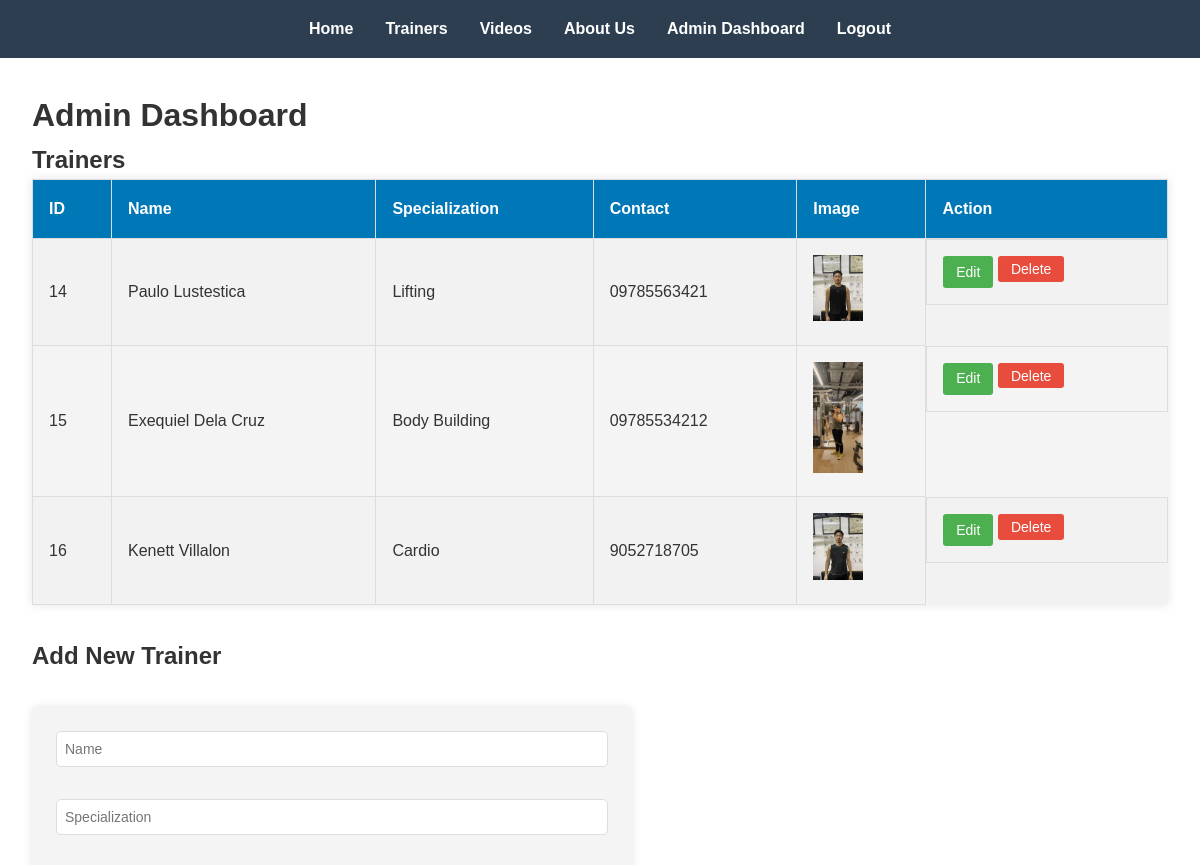
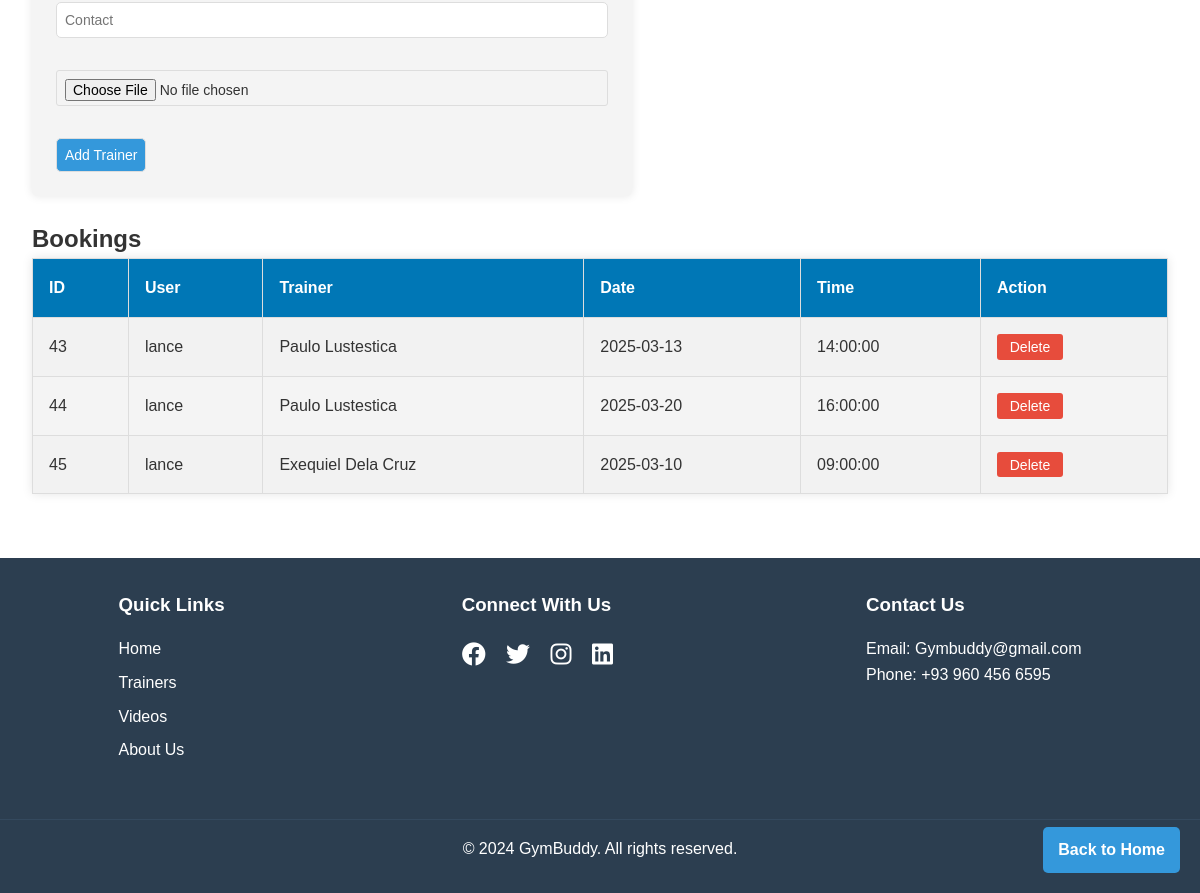
/php/admin_dashboard.php (signed in), run on the app's committed database (2 pictures, top to bottom).
### tables this page shows
CREATE TABLE `trainers` (
  `id` int(11) NOT NULL,
  `name` varchar(100) NOT NULL,
  `description` text DEFAULT NULL,
  `contact` varchar(50) DEFAULT NULL,
  `image_url` varchar(255) DEFAULT NULL,
  `specialization` varchar(255) DEFAULT NULL
);

CREATE TABLE `bookings` (
  `id` int(11) NOT NULL,
  `user_id` int(11) DEFAULT NULL,
  `trainer_id` int(11) DEFAULT NULL,
  `date` date DEFAULT NULL,
  `time` time DEFAULT NULL,
  `status` enum('pending','confirmed','cancelled') DEFAULT 'pending',
  `payment_status` varchar(20) DEFAULT 'unpaid'
);

CREATE TABLE `users` (
  `id` int(11) NOT NULL,
  `username` varchar(50) NOT NULL,
  `email` varchar(100) NOT NULL,
  `password` varchar(255) NOT NULL,
  `role` enum('user','admin','trainer') DEFAULT 'user',
  `trainer_id` int(11) DEFAULT NULL
);

### php/admin_dashboard.php (the view, shortened to what this page needs)
<?php
include 'config.php';
$edit_mode = false;
$trainer_to_edit = null;
$sql = "SELECT * FROM trainers";
$stmt = $pdo->query($sql);
$trainers = $stmt->fetchAll();
$sql = "SELECT bookings.*, users.username, trainers.name AS trainer_name
        FROM bookings
        JOIN users ON bookings.user_id = users.id
        JOIN trainers ON bookings.trainer_id = trainers.id";
$stmt = $pdo->query($sql);
$bookings = $stmt->fetchAll();
?>
<!DOCTYPE html>
<html lang="en">
<head>
    <link rel="stylesheet" href="../css/style.css">
    <link rel="stylesheet" href="https://cdnjs.cloudflare.com/ajax/libs/font-awesome/6.1.1/css/all.min.css">
</head>
<body>
    <header>
        <nav>
            <ul>
                <li><a href="../index.php">Home</a></li>
                <li><a href="../trainers.php">Trainers</a></li>
                <li><a href="../videos.php">Videos</a></li>
                <li><a href="../about.php">About Us</a></li>
                <li><a href="admin_dashboard.php">Admin Dashboard</a></li>
                <li><a href="logout.php">Logout</a></li>
            </ul>
        </nav>
    </header>
    <main class="admin-dashboard">
        <h1>Admin Dashboard</h1>
        <section>
            <h2>Trainers</h2>
            <table>
                <tr>
                    <th>ID</th>
                    <th>Name</th>
                    <th>Specialization</th>
                    <th>Contact</th>
                    <th>Image</th>
                    <th>Action</th>
                </tr>
                <?php foreach ($trainers as $trainer): ?>
                <tr>
                    <td><?php echo htmlspecialchars($trainer['id']); ?></td>
                    <td><?php echo htmlspecialchars($trainer['name']); ?></td>
                    <td><?php echo htmlspecialchars($trainer['specialization']); ?></td>
                    <td><?php echo htmlspecialchars($trainer['contact']); ?></td>
                    <td><img src="../uploads/<?php echo htmlspecialchars($trainer['image_url']); ?>" alt="<?php echo htmlspecialchars($trainer['name']); ?>" width="50"></td>
                    <td class="action-buttons">
                        <a href="?edit=<?php echo $trainer['id']; ?>" class="btn btn-edit">Edit</a>
                        <form action="" method="post" style="display: inline;">
                            <input type="submit" name="delete_trainer" value="Delete" class="btn btn-danger" onclick="return confirm('Are you sure you want to delete this trainer?');">
                        </form>
                    </td>
                </tr>
                <?php endforeach; ?>
            </table>
            <?php if ($edit_mode): ?>
                <h3>Edit Trainer</h3>
                <form action="" method="post" enctype="multipart/form-data" class="add-form">
                    <input type="hidden" name="trainer_id" value="<?php echo $trainer_to_edit['id']; ?>">
                    <input type="text" name="name" placeholder="Name" value="<?php echo htmlspecialchars($trainer_to_edit['name']); ?>" required>
                    <input type="text" name="specialization" placeholder="Specialization" value="<?php echo htmlspecialchars($trainer_to_edit['specialization']); ?>" required>
                    <input type="text" name="contact" placeholder="Contact" value="<?php echo htmlspecialchars($trainer_to_edit['contact']); ?>" required>
                    <div>
                        <p>Current Image:</p>
                        <img src="../uploads/<?php echo htmlspecialchars($trainer_to_edit['image_url']); ?>" alt="Current Image" width="100">
                    </div>
                    <input type="file" name="trainer_image" accept="image/*">
                    <p><small>Leave empty to keep current image</small></p>
                    <div>
                        <input type="submit" name="update_trainer" value="Update Trainer" class="btn">
                        <a href="admin_dashboard.php" class="btn btn-cancel">Cancel</a>
                    </div>
                </form>
            <?php else: ?>
                <h3>Add New Trainer</h3>
                <form action="" method="post" enctype="multipart/form-data" class="add-form">
                    <input type="text" name="name" placeholder="Name" required>
                    <input type="text" name="specialization" placeholder="Specialization" required>
                    <input type="text" name="contact" placeholder="Contact" required>
                    <input type="file" name="trainer_image" accept="image/*" required>
                    <input type="submit" name="add_trainer" value="Add Trainer" class="btn">
                </form>
            <?php endif; ?>
        </section>
        <section>
            <h2>Bookings</h2>
            <table>
                <tr>
                    <th>ID</th>
                    <th>User</th>
                    <th>Trainer</th>
                    <th>Date</th>
                    <th>Time</th>
                    <th>Action</th>
                </tr>
                <?php foreach ($bookings as $booking): ?>
                <tr>
                    <td><?php echo htmlspecialchars($booking['id']); ?></td>
                    <td><?php echo htmlspecialchars($booking['username']); ?></td>
                    <td><?php echo htmlspecialchars($booking['trainer_name']); ?></td>
                    <td><?php echo htmlspecialchars($booking['date']); ?></td>
                    <td><?php echo htmlspecialchars($booking['time']); ?></td>
                    <td>
                        <form action="" method="post">
                            <input type="submit" name="delete_booking" value="Delete" class="btn btn-danger" onclick="return confirm('Are you sure you want to delete this booking?');">
                        </form>
                    </td>
                </tr>
                <?php endforeach; ?>
            </table>
        </section>
    </main>
    <footer>
        <div class="footer-content">
            <div class="footer-section">
                <h3>Quick Links</h3>
                <ul>
                    <li><a href="index.php">Home</a></li>
                    <li><a href="trainers.php">Trainers</a></li>
                    <li><a href="videos.php">Videos</a></li>
                    <li><a href="about.php">About Us</a></li>
                </ul>
            </div>
            <div class="footer-section">
                <h3>Connect With Us</h3>
                <div class="social-icons">
                    <a href="#"><i class="fab fa-facebook"></i></a>
                    <a href="#"><i class="fab fa-twitter"></i></a>
                    <a href="#"><i class="fab fa-instagram"></i></a>
                    <a href="#"><i class="fab fa-linkedin"></i></a>
                </div>
            </div>
            <div class="footer-section">
                <h3>Contact Us</h3>
                <p>Email: Gymbuddy@gmail.com</p>
                <p>Phone: +93 960 456 6595</p>
            </div>
        </div>
        <div class="footer-bottom">
            <p>&copy; 2024 GymBuddy. All rights reserved.</p>
        </div>
    </footer>
    <a href="../index.php" class="back-to-home">Back to Home</a>
</body>
</html>

### css/style.css (style rules this page uses)
* { margin: 0; padding: 0; box-sizing: border-box; }
body { font-family: Arial, sans-serif; line-height: 1.6; color: #333; }
header { background-color: #2c3e50; color: #fff; padding: 1rem 0; }
nav ul { list-style-type: none; display: flex; justify-content: center; }
nav ul li { margin: 0 1rem; }
nav ul li a { color: #fff; text-decoration: none; font-weight: bold; }
footer { background-color: #2c3e50; color: #fff; padding: 2rem 0; }
.footer-content { display: flex; justify-content: space-around; flex-wrap: wrap; }
.footer-section { margin-bottom: 1rem; }
.footer-section h3 { margin-bottom: 1rem; }
.footer-section ul { list-style-type: none; }
.footer-section ul li { margin-bottom: 0.5rem; }
.footer-section ul li a { color: #fff; text-decoration: none; }
.social-icons a { color: #fff; font-size: 1.5rem; margin-right: 1rem; }
.footer-bottom { text-align: center; margin-top: 2rem; padding-top: 1rem; border-top: 1px solid #34495e; }
.back-to-home { position: fixed; bottom: 20px; right: 20px; background-color: #3498db; color: #fff; padding: 10px 15px; text-decoration: none; border-radius: 5px; font-weight: bold; }
.admin-dashboard { max-width: 1200px; margin: 0 auto; padding: 2rem; }
.admin-dashboard table { width: 100%; border-collapse: collapse; margin-bottom: 2rem; background-color: #f4f4f4; box-shadow: 0 0 10px rgba(0, 0, 0, 0.1); }
.admin-dashboard th, .admin-dashboard td { padding: 1rem; border: 1px solid #ddd; text-align: left; }
.admin-dashboard th { background-color:#0077b6; color: #fff; }
.admin-dashboard tr:nth-child(even) { background-color: #f2f2f2; }
.admin-dashboard .add-form { margin-top: 2rem; display: flex; flex-wrap: wrap; gap: 1rem; }
.admin-dashboard .add-form input[type="text"], .admin-dashboard .add-form input[type="submit"] { padding: 0.5rem; border: 1px solid #ddd; border-radius: 5px; }
.admin-dashboard .add-form input[type="submit"] { background-color: #3498db; color: #fff; cursor: pointer; }
.admin-dashboard .btn-danger { background-color: #e74c3c; color: #fff; padding: 0.3rem 0.8rem; border: none; border-radius: 3px; cursor: pointer; }
.btn { display: inline-block; padding: 0.3rem 0.8rem; border: none; border-radius: 3px; cursor: pointer; font-size: 14px; text-decoration: none; transition: background-color 0.3s; }
.btn-edit { background-color: #4CAF50; color: white; padding: 0.3rem 0.8rem; border: none; border-radius: 3px; cursor: pointer; font-size: 14px; text-decoration: none; }
.btn-danger { background-color: #e74c3c; color: white; padding: 0.3rem 0.8rem; border: none; border-radius: 3px; cursor: pointer; font-size: 14px; }
.action-buttons { display: flex; gap: 5px; }
.add-form { max-width: 600px; margin: 1.5rem 0; background-color: #f4f4f4; padding: 1.5rem; border-radius: 5px; box-shadow: 0 0 10px rgba(0, 0, 0, 0.1); }
.add-form input[type="text"], .add-form input[type="file"] { width: 100%; padding: 0.5rem; margin-bottom: 1rem; border: 1px solid #ddd; border-radius: 3px; font-size: 14px; height: 36px; }
input[name="add_trainer"] { background-color: #3498db; color: white; padding: 0.3rem 0.8rem; border: none; border-radius: 3px; cursor: pointer; font-size: 14px; }
.admin-dashboard h3 { margin-top: 1.5rem; margin-bottom: 1rem; color: #333; font-size: 1.5rem; }

### data on the page
trainers: id "14", name "Paulo Lustestica", specialization "Lifting", contact "09785563421", image_url (picture)
trainers: id "15", name "Exequiel Dela Cruz", specialization "Body Building", contact "09785534212", image_url (picture)
trainers: id "16", name "Kenett Villalon", specialization "Cardio", contact "9052718705", image_url (picture)
bookings: id "43", user.username "lance", trainer.name "Paulo Lustestica", date "2025-03-13", time "14:00:00"
bookings: id "44", user.username "lance", trainer.name "Paulo Lustestica", date "2025-03-20", time "16:00:00"
bookings: id "45", user.username "lance", trainer.name "Exequiel Dela Cruz", date "2025-03-10", time "09:00:00"
